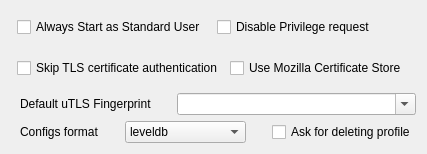
     <widget class="QWidget" name="tab_5">
      <attribute name="title">
       <string>Security</string>
      </attribute>
      <layout class="QVBoxLayout" name="verticalLayout_4">
       <item>
        <widget class="QFrame" name="frame_12">
         <property name="sizePolicy">
          <sizepolicy hsizetype="Preferred" vsizetype="Maximum">
           <horstretch>0</horstretch>
           <verstretch>0</verstretch>
          </sizepolicy>
         </property>
         <property name="styleSheet">
          <string notr="true"> QFrame{ border: none; background: transparent; }   </string>
         </property>
         <layout class="QHBoxLayout" name="horizontalLayout_3">
          <property name="leftMargin">
           <number>6</number>
          </property>
          <property name="topMargin">
           <number>6</number>
          </property>
          <property name="rightMargin">
           <number>6</number>
          </property>
          <property name="bottomMargin">
           <number>6</number>
          </property>
          <item>
           <widget class="QCheckBox" name="windows_no_admin">
            <property name="toolTip">
             <string>&lt;html&gt;&lt;head/&gt;&lt;body&gt;&lt;p&gt;Do not attempt to start as Admin unless explicitly requested&lt;/p&gt;&lt;/body&gt;&lt;/html&gt;</string>
            </property>
            <property name="text">
             <string>Always Start as Standard User</string>
            </property>
           </widget>
          </item>
          <item>
           <widget class="QCheckBox" name="disable_privilege_req">
            <property name="text">
             <string>Disable Privilege request</string>
            </property>
           </widget>
          </item>
         </layout>
        </widget>
       </item>
       <item>
        <widget class="QFrame" name="frame">
         <property name="sizePolicy">
          <sizepolicy hsizetype="Preferred" vsizetype="Maximum">
           <horstretch>0</horstretch>
           <verstretch>0</verstretch>
          </sizepolicy>
         </property>
         <property name="styleSheet">
          <string notr="true"> QFrame{ border: none; background: transparent; }</string>
         </property>
         <property name="frameShape">
          <enum>QFrame::Shape::StyledPanel</enum>
         </property>
         <property name="frameShadow">
          <enum>QFrame::Shadow::Raised</enum>
         </property>
         <layout class="QHBoxLayout" name="horizontalLayout_11">
          <property name="leftMargin">
           <number>6</number>
          </property>
          <item>
           <widget class="QCheckBox" name="skip_cert">
            <property name="toolTip">
             <string comment="Skip TLS certificate authentication by default (allowInsecure)"/>
            </property>
            <property name="text">
             <string>Skip TLS certificate authentication</string>
            </property>
           </widget>
          </item>
          <item>
           <widget class="QCheckBox" name="use_mozilla_certs">
            <property name="text">
             <string>Use Mozilla Certificate Store</string>
            </property>
           </widget>
          </item>
         </layout>
        </widget>
       </item>
       <item>
        <widget class="QFrame" name="horizontalFrame2">
         <property name="sizePolicy">
          <sizepolicy hsizetype="Preferred" vsizetype="Maximum">
           <horstretch>0</horstretch>
           <verstretch>0</verstretch>
          </sizepolicy>
         </property>
         <property name="styleSheet">
          <string notr="true"> QFrame{ border: none; background: transparent; }   </string>
         </property>
         <layout class="QHBoxLayout" name="horizontalLayout_26">
          <property name="spacing">
           <number>25</number>
          </property>
          <property name="leftMargin">
           <number>9</number>
          </property>
          <property name="topMargin">
           <number>0</number>
          </property>
          <property name="rightMargin">
           <number>0</number>
          </property>
          <property name="bottomMargin">
           <number>0</number>
          </property>
          <item>
           <widget class="QLabel" name="label_18">
            <property name="sizePolicy">
             <sizepolicy hsizetype="Preferred" vsizetype="Fixed">
              <horstretch>0</horstretch>
              <verstretch>0</verstretch>
             </sizepolicy>
            </property>
            <property name="text">
             <string>Default uTLS Fingerprint</string>
            </property>
           </widget>
          </item>
          <item>
           <widget class="QComboBox" name="utlsFingerprint">
            <property name="sizePolicy">
             <sizepolicy hsizetype="MinimumExpanding" vsizetype="MinimumExpanding">
              <horstretch>0</horstretch>
              <verstretch>0</verstretch>
             </sizepolicy>
            </property>
            <property name="editable">
             <bool>true</bool>
            </property>
           </widget>
          </item>
         </layout>
        </widget>
       </item>
       <item>
        <widget class="QGroupBox" name="groupBox_13">
         <property name="sizePolicy">
          <sizepolicy hsizetype="Preferred" vsizetype="Maximum">
           <horstretch>0</horstretch>
           <verstretch>0</verstretch>
          </sizepolicy>
         </property>
         <property name="styleSheet">
          <string notr="true"> QGroupBox{ border: none; background: transparent; }   </string>
         </property>
         <property name="title">
          <string/>
         </property>
         <layout class="QHBoxLayout" name="horizontalLayout_4">
          <property name="leftMargin">
           <number>0</number>
          </property>
          <property name="topMargin">
           <number>0</number>
          </property>
          <property name="rightMargin">
           <number>0</number>
          </property>
          <property name="bottomMargin">
           <number>0</number>
          </property>
          <item>
           <widget class="QFrame" name="frame_2">
            <property name="sizePolicy">
             <sizepolicy hsizetype="Preferred" vsizetype="Maximum">
              <horstretch>0</horstretch>
              <verstretch>0</verstretch>
             </sizepolicy>
            </property>
            <property name="styleSheet">
             <string notr="true"> QFrame{ border: none; background: transparent; }   </string>
            </property>
            <property name="frameShape">
             <enum>QFrame::Shape::StyledPanel</enum>
            </property>
            <property name="frameShadow">
             <enum>QFrame::Shadow::Raised</enum>
            </property>
            <layout class="QHBoxLayout" name="horizontalLayout_13">
             <property name="spacing">
              <number>26</number>
             </property>
             <property name="leftMargin">
              <number>9</number>
             </property>
             <property name="topMargin">
              <number>0</number>
             </property>
             <property name="rightMargin">
              <number>0</number>
             </property>
             <property name="bottomMargin">
              <number>0</number>
             </property>
             <item>
              <widget class="QLabel" name="label_9">
               <property name="sizePolicy">
                <sizepolicy hsizetype="Maximum" vsizetype="Preferred">
                 <horstretch>0</horstretch>
                 <verstretch>0</verstretch>
                </sizepolicy>
               </property>
               <property name="text">
                <string>Configs format</string>
               </property>
              </widget>
             </item>
             <item>
              <widget class="QComboBox" name="store_type">
               <property name="toolTip">
                <string>leveldb — 2011 — embedded persistent LSM-tree key–value store — Google
JSON — 2001 — lightweight text format for exchanging structured data (objects, arrays, primitives) — Douglas Crockford
INI — early 1980s — simple plain‑text config format with sections and key=value pairs — Microsoft
binary — 2026 — arbitrary byte-values format for NekoBox settings used as leveldb values or standalone files — qr243vbi</string>
               </property>
               <item>
                <property name="text">
                 <string notr="true">leveldb</string>
                </property>
               </item>
               <item>
                <property name="text">
                 <string notr="true">json</string>
                </property>
               </item>
               <item>
                <property name="text">
                 <string notr="true">binary</string>
                </property>
               </item>
               <item>
                <property name="text">
                 <string notr="true">ini</string>
                </property>
               </item>
              </widget>
             </item>
             <item>
              <widget class="QCheckBox" name="ask_delete">
               <property name="text">
                <string>Ask for deleting profile</string>
               </property>
              </widget>
             </item>
            </layout>
           </widget>
          </item>
         </layout>
        </widget>
       </item>
      </layout>
     </widget>
